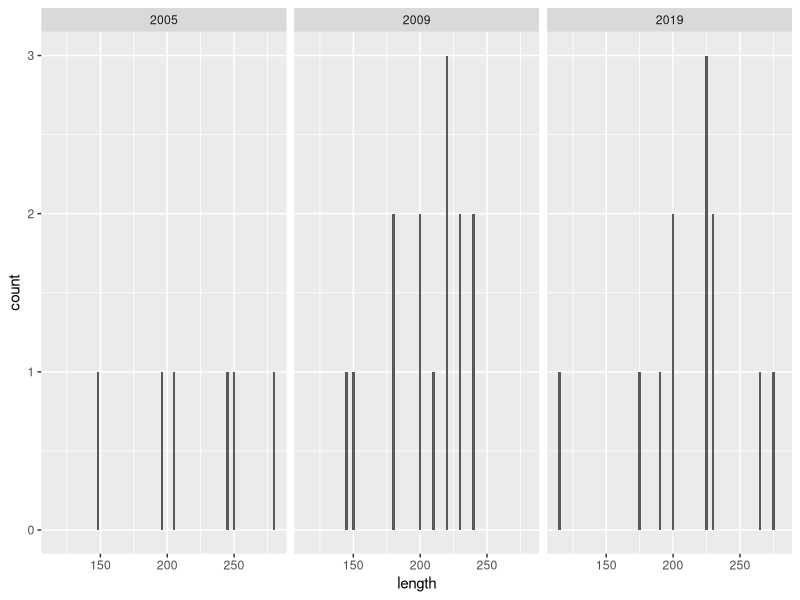
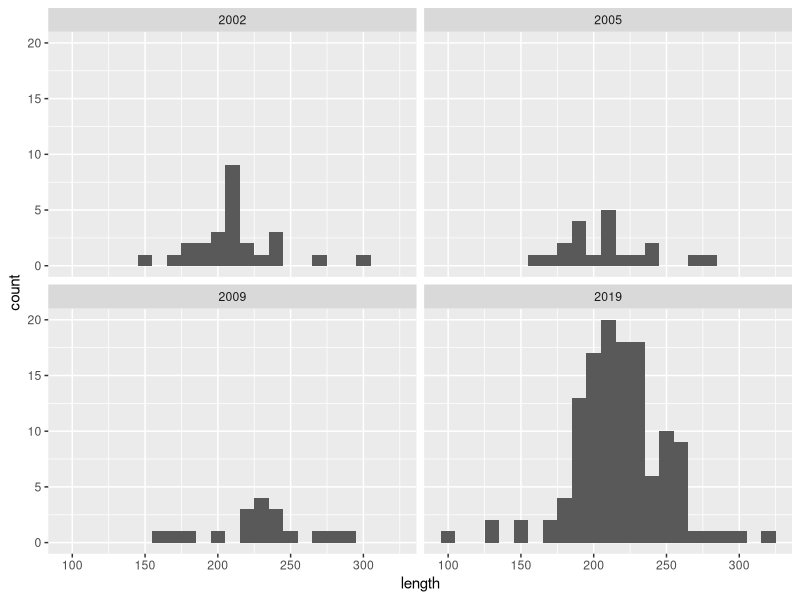
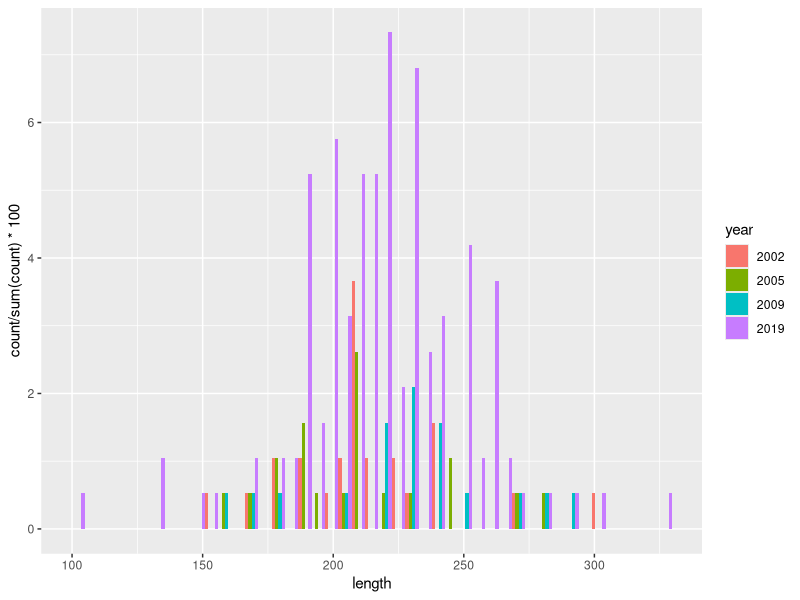
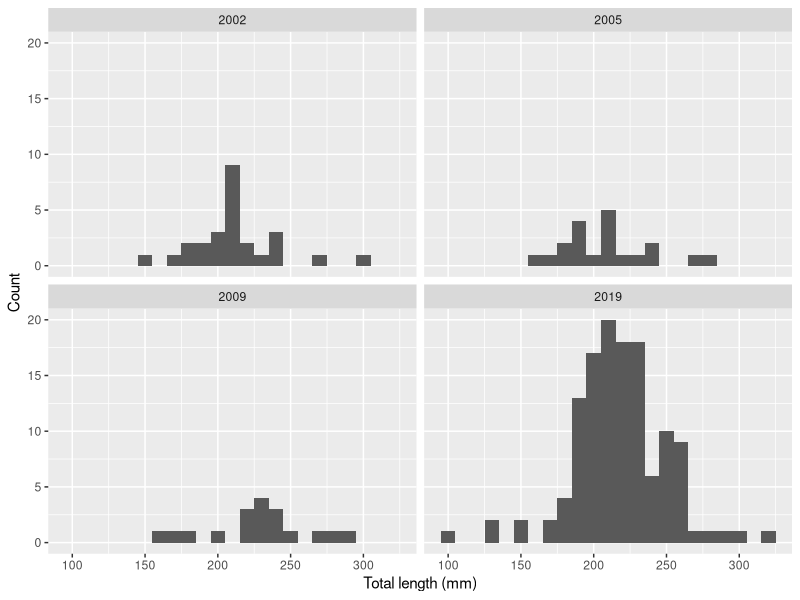
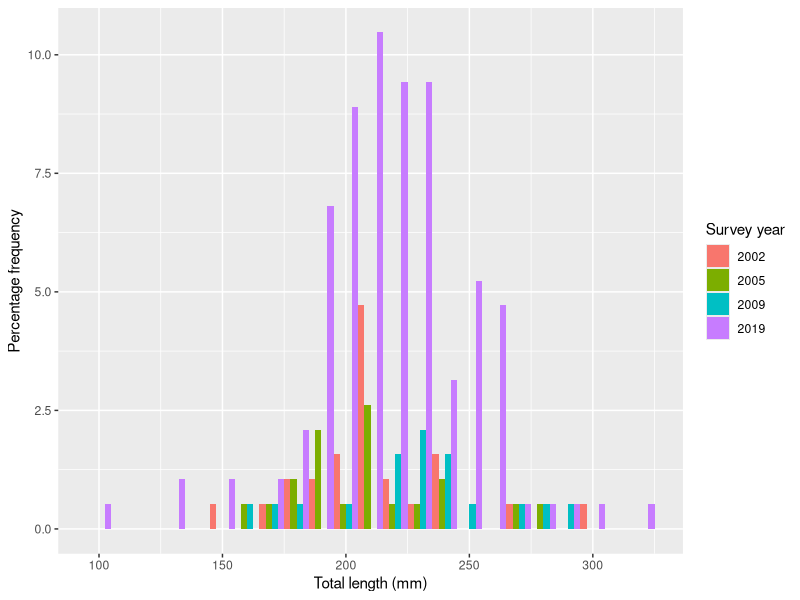
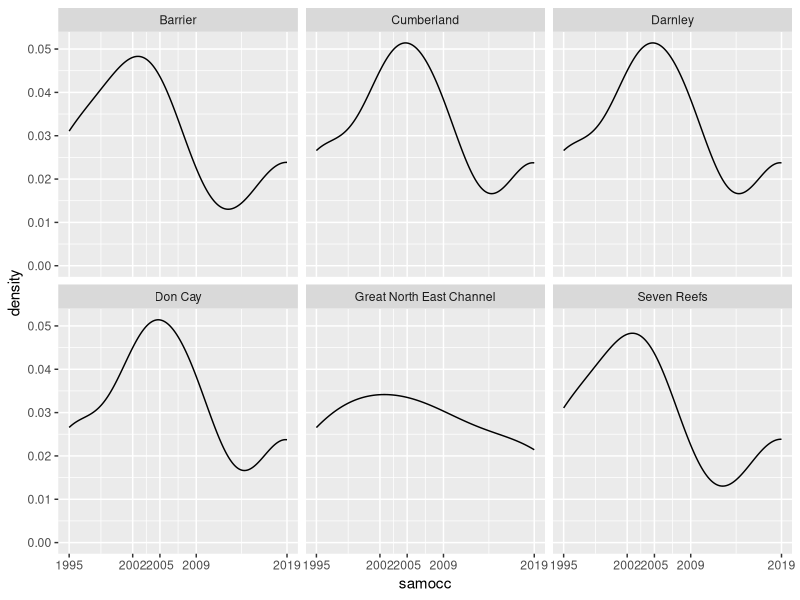
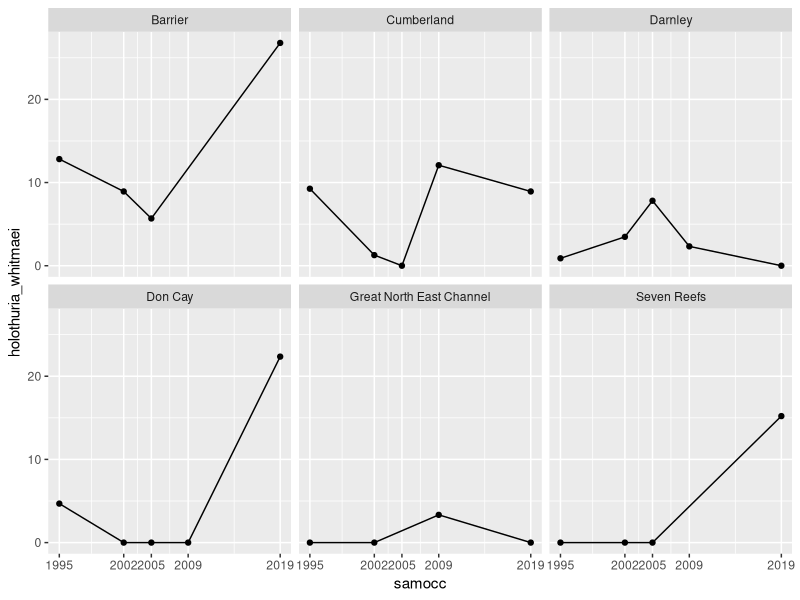
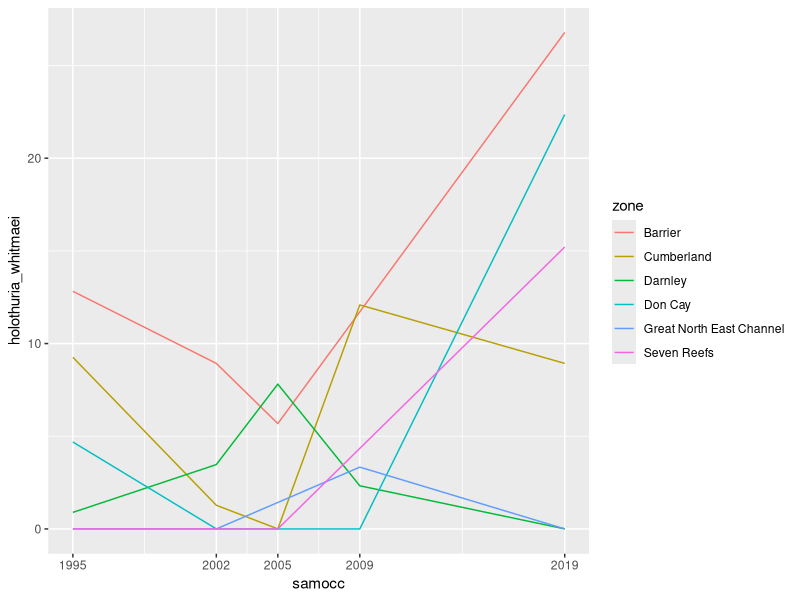

Here is the R script that generated these plots, in order:

library(tidyverse)

bdm_lf <- read_csv("data/bdm_length_frequency.csv") 

bdm_echinites <- bdm_lf %>% 
  filter(str_detect(species, 'echinites|echin|tes')) 

bdm_echinites %>% 
  ggplot(aes(x = length)) +
  geom_bar(binwidth = 5)+
  facet_wrap(~year)

bdm_whit <-  bdm_lf %>% 
  filter(species == "Holothuria whitmaei")
  
#group_by(year)
  
bdm_whit %>% 
  ggplot(aes(x = length)) +
  geom_histogram(binwidth = 10)+
  facet_wrap(~year)

bdm_whit$year <- as.character(bdm_whit$year)

bdm_whit %>% 
  ggplot(aes(x = length, group = year, fill = year)) +
  geom_histogram(aes(y = stat(count) / sum(count) * 100), 
                 bins = 45, position = "dodge") 
##
bdm_lf <- read_csv("data/bdm_length_frequency.csv") 

bdm_whit <- bdm_lf %>% 
  filter(species == "Holothuria whitmaei")

bdm_whit %>% 
  ggplot(aes(x = length)) +
  geom_histogram(binwidth = 10)+
  facet_wrap(~year)+
  labs(y= "Count", x = "Total length (mm)")

bdm_whit$year <- as.character(bdm_whit$year)

bdm_whit %>% 
  ggplot(aes(x = length, group = year, fill = year)) +
  geom_histogram(aes(y = stat(count) / sum(count) * 100), 
                 bins = 45, position = "dodge", binwidth = 10) +
  labs(x= "Total length (mm)", y= "Percentage frequency", fill = "Survey year")






##

bdm_density <- read_csv("data/bdm_density_average_sea cucumber_edit.csv")

bdm_rmark <- bdm_density %>% 
  select('holothuria_whitmaei', 'zone', 'samocc', 'strata', 'count_site_id', 'area_hectare')



#guides(fill = guide_legend(byrow = "TRUE"))
#guides(colour = guide_colorbar(order = 1),
#alpha = guide_legend(order = 2))
#scale_x_discrete(limits = c("1995", "2005", "2009", "2019")) +
#scale_fill_discrete(name = "Year", labels = c("1995", "2005", "2009", "2019"))
#filter(!is.na(length), !is.na(weight))
#filter(bdm_lf, species == "Actinopyga echinites") 
#group_by(year)

bdm_density <- read_csv("data/bdm_density_average_sea cucumber_edit.csv")

bdm_whitmaei <- bdm_density %>% 
  select('holothuria_whitmaei', 'zone', 'samocc', 'strata')

whitmaei_reeftop_buff <- filter(bdm_whitmaei, strata == "Reef top buffer (200 m)") 

whit_fourzone <- filter(whitmaei_reeftop_buff, zone == "Barrier" | zone == "Great North East Channel" | zone == "Don Cay"| zone == "Cumberland" | zone == "Darnley" | zone == "Seven Reefs") 

ggplot(whit_fourzone, aes(x= samocc, colour = samocc)) +
  geom_density() +
  facet_wrap(~ zone) +
  scale_x_continuous(breaks = c(1995, 2002, 2005, 2009, 2019))

ggplot(whit_fourzone, aes(y= holothuria_whitmaei, x = samocc)) +
  geom_point() +
  geom_line() +
  facet_wrap(~ zone) +
  scale_x_continuous(breaks = c(1995, 2002, 2005, 2009, 2019))

#include all strata and use colour to separate them

ggplot(whit_fourzone, aes(y= holothuria_whitmaei, x = samocc, colour = zone)) +
  geom_line() +
  scale_x_continuous(breaks = c(1995, 2002, 2005, 2009, 2019))

ggplot(whit_fourzone, aes(y= holothuria_whitmaei, x = zone, colour = samocc)) +
  geom_line() 
  
# i don't need density, can't use for this data

whit_fourzone %>% 
  ggplot(aes(samocc)) +
  geom_density() +
  scale_x_continuous(breaks = c(1995, 2002, 2005, 2009, 2019))

whit_fourzone %>% 
  ggplot() +
  geom_density(aes(x = samocc, group = zone, fill = zone), alpha = 0.2, adjust = 1) +
  scale_x_continuous(breaks = c(1995, 2002, 2005, 2009, 2019))

whit_fourzone %>% 
  ggplot(aes(samocc, colour = zone)) +
  geom_density()
  
whit_fourzone %>% 
  ggplot(aes(x = samocc, y = holothuria_whitmaei, colour = zone)) +
  geom_point() +
  geom_line() +
  scale_x_continuous(breaks = c(1995, 2002, 2005, 2009, 2019))

#this is just for reef top buff, produce one for other two strata and put on average/mean trend line

#include an average/summarise of data
  
#group_by(zone)
#arrange(whit_fourzone, desc(samocc))
#level_order <- c("RR195", "ETS02", "ETS05","ETS09", "ETS19")  
#fct_relevel(samocc,"RR195", "ETS02", "ETS05","ETS09", "ETS19"))
#ggplot(whit_no_deep, aes(y= holothuria_whitmaei, x = samocc, colour = zone)) +
#geom_point() +
#geom_line() +
#facet_wrap(~ strata) +
#scale_x_continuous(breaks = c(1995, 2002, 2005, 2009, 2019)) +
#theme(axis.text.x=element_text(angle=45,hjust=1)) 

#include all strata and use colour to separate them

#holothuria_whitmaei
bdm_whitmaei <- bdm_density %>% 
  select('holothuria_whitmaei', 'zone', 'samocc', 'strata')

whit_all_strata <- filter(bdm_whitmaei, zone == "Barrier" | zone == "Great North East Channel" | zone == "Don Cay"| zone == "Cumberland" | zone == "Darnley" | zone == "Seven Reefs") 

whit_no_deep <- filter(whit_all_strata, strata == "Reef top buffer (200 m)" | strata == "Reef top" | strata == "Reef edge")

zone_names <- as_labeller(c("Barrier" = "Barrier", "Cumberland" = "Cumberland", "Darnley" = "Darnely", "Don Cay" = "Don Cay", "Great North East Channel" = "Great NE Channel", "Seven Reefs" = "Seven Reefs"))

ggplot(whit_no_deep, aes(y= holothuria_whitmaei, x = samocc, colour = strata)) +
  geom_point() +
  geom_line() +
  facet_wrap(~ zone, labeller = zone_names) +
  scale_x_continuous(breaks = c(1995, 2002, 2005, 2009, 2019)) +
  theme(axis.text.x=element_text(angle=90,hjust=1)) 

#stichopus_herrmanni

bdm_herrmanni <- bdm_density %>% 
  select('stichopus_herrmanni', 'zone', 'samocc', 'strata')

herm_all_strata <- filter(bdm_herrmanni, zone == "Barrier" | zone == "Great North East Channel" | zone == "Don Cay"| zone == "Cumberland" | zone == "Darnley" | zone == "Seven Reefs") 

herm_no_deep <- filter(herm_all_strata, strata == "Reef top buffer (200 m)" | strata == "Reef top" | strata == "Reef edge")

zone_names <- as_labeller(c("Barrier" = "Barrier", "Cumberland" = "Cumberland", "Darnley" = "Darnely", "Don Cay" = "Don Cay", "Great North East Channel" = "Great NE Channel", "Seven Reefs" = "Seven Reefs"))

ggplot(herm_no_deep, aes(y= stichopus_herrmanni, x = samocc, colour = strata)) +
  geom_point() +
  geom_line() +
  facet_wrap(~ zone, labeller = zone_names) +
  scale_x_continuous(breaks = c(1995, 2002, 2005, 2009, 2019)) +
  theme(axis.text.x=element_text(angle=90,hjust=1)) 

#holothuria_ananas

bdm_ananas <- bdm_density %>% 
  select('holothuria_ananas', 'zone', 'samocc', 'strata')

ananas_all_strata <- filter(bdm_ananas, zone == "Barrier" | zone == "Great North East Channel" | zone == "Don Cay"| zone == "Cumberland" | zone == "Darnley" | zone == "Seven Reefs") 

ananas_no_deep <- filter(ananas_all_strata, strata == "Reef top buffer (200 m)" | strata == "Reef top" | strata == "Reef edge")

zone_names <- as_labeller(c("Barrier" = "Barrier", "Cumberland" = "Cumberland", "Darnley" = "Darnely", "Don Cay" = "Don Cay", "Great North East Channel" = "Great NE Channel", "Seven Reefs" = "Seven Reefs"))

ggplot(ananas_no_deep, aes(y= holothuria_ananas, x = samocc, colour = strata)) +
  geom_point() +
  geom_line() +
  facet_wrap(~ zone, labeller = zone_names) +
  scale_x_continuous(breaks = c(1995, 2002, 2005, 2009, 2019)) +
  theme(axis.text.x=element_text(angle=90,hjust=1)) 

#holothuria_fuscogilva

bdm_fusco <- bdm_density %>% 
  select('holothuria_fuscogilva', 'zone', 'samocc', 'strata')

fusco_all_strata <- filter(bdm_fusco, zone == "Barrier" | zone == "Great North East Channel" | zone == "Don Cay"| zone == "Cumberland" | zone == "Darnley" | zone == "Seven Reefs") 

fusco_no_deep <- filter(fusco_all_strata, strata == "Reef top buffer (200 m)" | strata == "Reef top" | strata == "Reef edge") 

zone_names <- as_labeller(c("Barrier" = "Barrier", "Cumberland" = "Cumberland", "Darnley" = "Darnely", "Don Cay" = "Don Cay", "Great North East Channel" = "Great NE Channel", "Seven Reefs" = "Seven Reefs"))

  ggplot(fusco_no_deep, aes(y= holothuria_fuscogilva, x = samocc, colour = strata)) +
  geom_point() +
  geom_line() +
  facet_wrap(~ zone, labeller = zone_names) +
  scale_x_continuous(breaks = c(1995, 2002, 2005, 2009, 2019)) +
  theme(axis.text.x=element_text(angle=90,hjust=1)) 

#need to put on an average trend line for strata and zone


  plot_fuscog <- ggplot(fusco_no_deep, aes(y= holothuria_fuscogilva, x = samocc, colour = strata)) +
    geom_point() +
    geom_line() +
    facet_wrap(~ zone, labeller = zone_names) +
    labs(y= "Holothuria fuscogilva", x = "Survey year", colour = "Strata:") +
    geom_smooth(se = FALSE, colour = "black") +
    scale_x_continuous(breaks = c(1995, 2002, 2005, 2009, 2019)) +
    theme(axis.text.x=element_blank(),
          axis.title.y = element_text(face = "italic"),
          axis.title.x = element_blank(),
          strip.text = element_text(face = "bold"),
          legend.key=element_blank())
  
  plot_whit <- ggplot(whit_no_deep, aes(y= holothuria_whitmaei, x = samocc, colour = strata)) +
    geom_point() +
    geom_line() +
    facet_wrap(~ zone, labeller = zone_names) +
    labs(y= "Holothuria whitamaei", x = "Survey year", colour = "Strata:") +
    geom_smooth(se = FALSE, colour = "black") +
    scale_x_continuous(breaks = c(1995, 2002, 2005, 2009, 2019)) +
    theme(axis.text.x=element_blank(),
          axis.title.y = element_text(face = "italic"),
          axis.title.x = element_blank(),
          strip.text = element_text(face = "bold"),
          legend.key=element_blank())
  
  plot_herm <- ggplot(herm_no_deep, aes(y= stichopus_herrmanni, x = samocc, colour = strata)) +
    geom_point() +
    geom_line() +
    facet_wrap(~ zone, labeller = zone_names) +
    labs(y= "Stichopus herrmannii", x = "Survey year", colour = "Strata:") +
    geom_smooth(se = FALSE, colour = "black") +
    scale_x_continuous(breaks = c(1995, 2002, 2005, 2009, 2019)) +
    theme(axis.text.x=element_text(angle=50, hjust=1),
          axis.title.y = element_text(face = "italic"),
          strip.text = element_text(face = "bold"),
          legend.key=element_blank())
  
  plot_anan <- ggplot(ananas_no_deep, aes(y= holothuria_ananas, x = samocc, colour = strata)) +
    geom_point() +
    geom_line () +
    facet_wrap(~ zone, labeller = zone_names) +
    labs(y= "Thelenota ananas", x = "Survey year", colour = "Strata:") +
    geom_smooth(se = FALSE, colour = "black") +
    scale_x_continuous(breaks = c(1995, 2002, 2005, 2009, 2019)) +
    theme(axis.text.x=element_text(angle=50,hjust=1),
          axis.title.y = element_text(face = "italic"),
          strip.text = element_text(face = "bold"),
          legend.key=element_blank())
  
  #stat_smooth(method = 'lm', formula = y ~ x, se = FALSE) +

library(ggplot2)
library("ggpubr")
  
figure <- ggarrange(plot_fuscog, plot_whit, plot_herm, plot_anan,
          labels = c("A" , "B", "C", "D", element_text(size = 8)),
          ncol = 2, nrow = 2,
          common.legend = TRUE, legend = "bottom") +
          labs(title = "Average density of sea cucumber species in Torres Strait zones\nwithin habitat strata, across survey years") +
          theme(plot.title = element_text(size = 15, face = "bold",
                margin = margin(10, 0, 10, 0)),
                axis.title.x = element_text(vjust = -0.35),
                axis.title.y = element_text(vjust = 0.35),
                plot.background=element_rect(fill="lightblue"),
                plot.margin = unit(c(1, 1, 1, 1), "cm")) #top, right, bottom, left

ggsave("plots/figure.png", height = 20, width = 25, units="cm", dpi=200)

ggexport(figure, filename = "figure1.pdf")        



#ggexport

library(cowplot)

all_plot_bdm <- plot_grid(plot_fuscog, plot_whit, plot_herm, plot_anan) 
    
ggsave("plots/all_plot_bdm.png", height = 15, width = 20, units="cm", dpi=200)    

#theme(plot_fusco, (legend.position = 'hidden'), 
        #plot_whit, (legend.position = 'hidden'), 
        #plot_herm, (legend.position = 'hidden'), 
        #plot_anan, (legend.postion = 'right'))


#<div style= "float:right;position: relative; top: -50px;">



